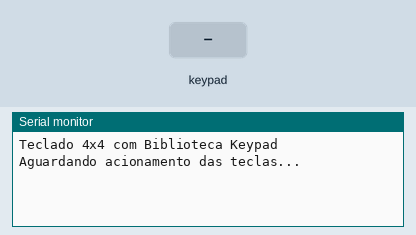
The sketch below on a simulated Arduino Uno, built with avr-gcc and run on an emulated ATmega328P. Parts: the last lines printed to the serial monitor. Inputs (shaded band) come from the test bench.

Above: at 1.2 s.
1.3 s: key '1' pressed
At 2.5 s:
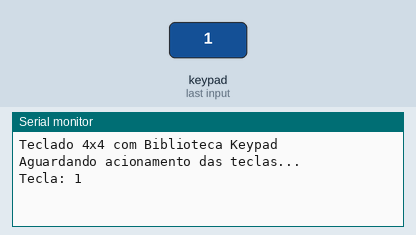
2.8 s: keypad keys 1 0 5 6 8 # pressed 0.4 s apart
At 5.5 s:
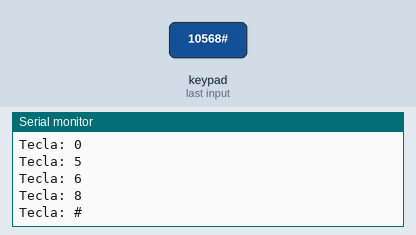
6.7 s: key '*' pressed
At 7.9 s:
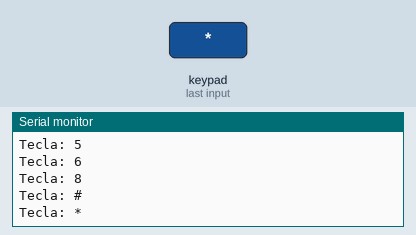
8.2 s: keypad keys 9 1 1 7 pressed 0.4 s apart
At 9.9 s:
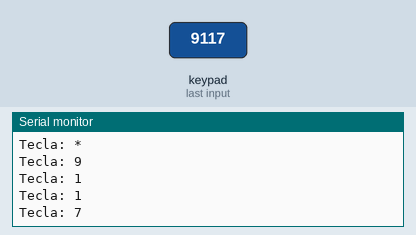
Timing chart, 0 to 11.4 s (numbered marks = the images above; inputs shaded):
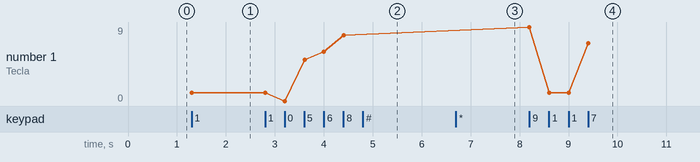

The sketch:

Q0063-Sketch2.ino
```cpp
#include <Keypad.h>

byte pinosLinhas[]  = {10,5,6,8};

byte pinosColunas[] = {9,11,7};

char teclas[4][3] = {{'1','2','3'},
                     {'4','5','6'},
                     {'7','8','9'},
                     {'*','0','#'}};

Keypad teclado1 = Keypad( makeKeymap(teclas), pinosLinhas, pinosColunas, 4, 3);

void setup() {
  Serial.begin(9600);
  Serial.println("Teclado 4x4 com Biblioteca Keypad");
  Serial.println("Aguardando acionamento das teclas...");
  Serial.println();
}

void loop() {
  //Verifica se alguma tecla foi pressionada
  char tecla_pressionada = teclado1.getKey();

  //Mostra no serial monitor o caracter da matriz,
  //referente a tecla que foi pressionada
  if (tecla_pressionada)
  {
    Serial.print("Tecla: ");
    Serial.println(tecla_pressionada);
  }
}
```

Measured:
- after the input at 1.3 s, the serial monitor: prints a new line at once (image 1)
- after the input at 2.8 s, the serial monitor: prints a new line after 0.41 s (image 2)
- after the input at 6.7 s, the serial monitor: prints a new line at once (image 3)
- after the input at 8.2 s, the serial monitor: prints a new line at once (image 4)
- plotted number 1: 1 → 8 after the input at 2.8 s, 8 → 7 after the input at 8.2 s
